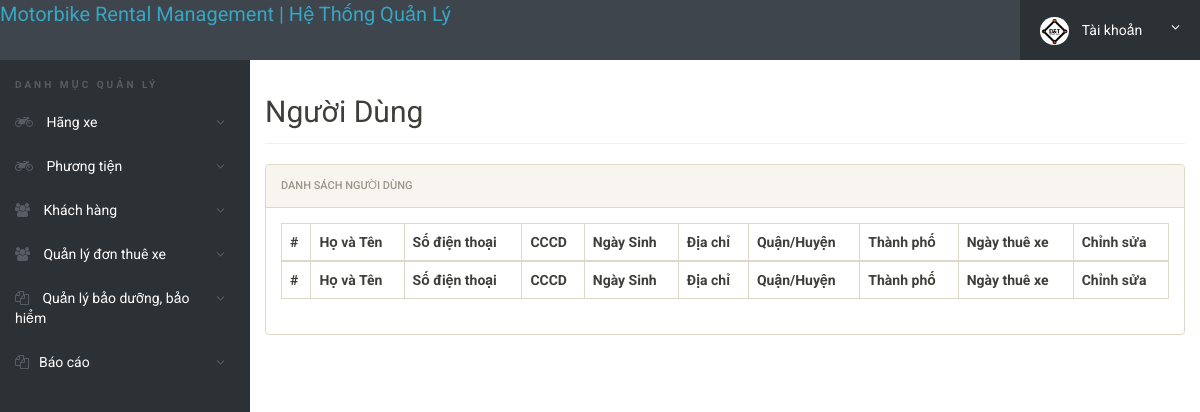
Page /admin/login/reg-users.php (signed in) on the earlier database version.
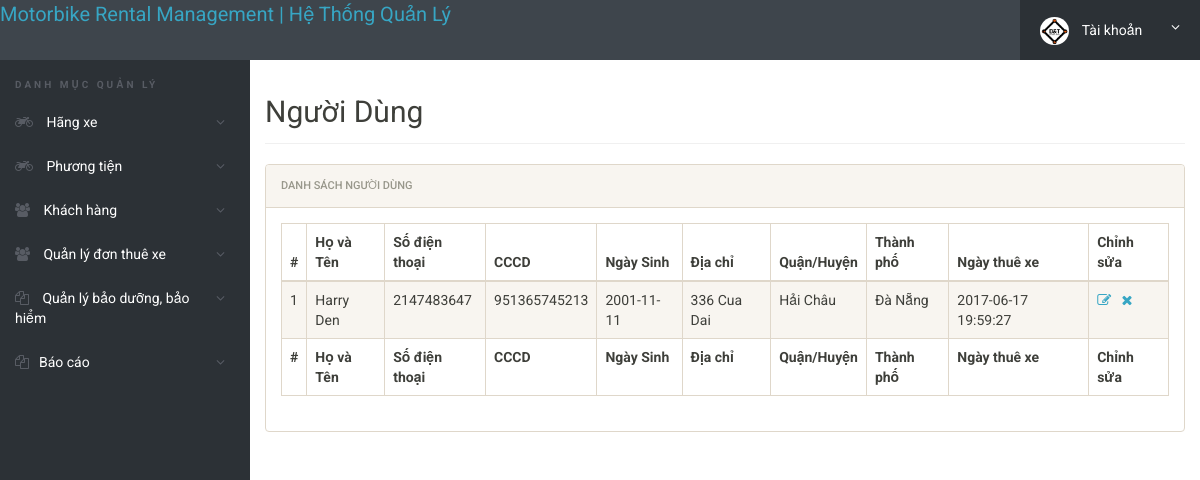
Same page on the later database version.
### tables this page shows
CREATE TABLE IF NOT EXISTS `KhachHang` (
  `id` int(11) NOT NULL primary key,
  `HoVaTen` varchar(120) DEFAULT NULL,
  `Email` varchar(100) DEFAULT NULL,
  `CCCD` varchar(20) DEFAULT NULL,
  `SoDienThoai` char(11) DEFAULT NULL,
  `NgaySinh` varchar(100) DEFAULT NULL,
  `DiaChi` varchar(255) DEFAULT NULL,
  `Quan` varchar(100) DEFAULT NULL,
  `ThanhPho` varchar(100) DEFAULT NULL,
  `RegDate` timestamp NULL DEFAULT CURRENT_TIMESTAMP,
  `UpdationDate` timestamp NULL DEFAULT NULL ON UPDATE CURRENT_TIMESTAMP
);

### admin/login/reg-users.php (the view, shortened to what this page needs)
<?php
include('includes/config.php');
if(strlen($_SESSION['alogin'])==0)
	{
header('location:index.php');
}
else{
 ?>
<!doctype html>
<html lang="en" class="no-js">
<head>
	<link rel="stylesheet" href="css/font-awesome.min.css">
	<link rel="stylesheet" href="css/bootstrap.min.css">
	<link rel="stylesheet" href="css/dataTables.bootstrap.min.css">
	<link rel="stylesheet" href="css/bootstrap-social.css">
	<link rel="stylesheet" href="css/bootstrap-select.css">
	<link rel="stylesheet" href="css/fileinput.min.css">
	<link rel="stylesheet" href="css/awesome-bootstrap-checkbox.css">
	<link rel="stylesheet" href="css/style.css">
</head>
<body>
	<?php include('includes/header.php');?>
	<div class="ts-main-content">
		<?php include('includes/leftbar.php');?>
		<div class="content-wrapper">
			<div class="container-fluid">
				<div class="row">
					<div class="col-md-12">
						<h2 class="page-title">Người Dùng</h2>
						<div class="panel panel-default">
							<div class="panel-heading">Danh Sách Người dùng</div>
							<div class="panel-body">
								<table id="zctb" class="display table table-striped table-bordered table-hover" cellspacing="0" width="100%">
									<thead>
										<tr>
										<th>#</th>
												<th> Họ và Tên</th>
											<th>Số điện thoại</th>
											<th>CCCD</th>
										<th>Ngày Sinh</th>
										<th>Địa chỉ</th>
										<th>Quận/Huyện</th>
										<th>Thành phố</th>
										<th>Ngày thuê xe</th>
										<th>Chỉnh sửa</th>
										</tr>
									</thead>
									<tfoot>
										<tr>
										<th>#</th>
											<th> Họ và Tên</th>
											<th>Số điện thoại</th>
											<th>CCCD</th>
										<th>Ngày Sinh</th>
										<th>Địa chỉ</th>
										<th>Quận/Huyện</th>
										<th>Thành phố</th>
										<th>Ngày thuê xe</th>
										<th>Chỉnh sửa</th>
										</tr>
									</tfoot>
									<tbody>
									<?php $sql = "SELECT * from  khachhang ";
$query = $dbh -> prepare($sql);
$query->execute();
$results=$query->fetchAll(PDO::FETCH_OBJ);
$cnt=1;
if($query->rowCount() > 0)
{
foreach($results as $result)
{				?>
										<tr>
											<td><?php echo htmlentities($cnt);?></td>
											<td><?php echo htmlentities($result->HoVaTen);?></td>
											<td><?php echo htmlentities($result->SoDienThoai);?></td>
											<td><?php echo htmlentities($result->CCCD);?></td>
											<td><?php echo htmlentities($result->NgaySinh);?></td>
											<td><?php echo htmlentities($result->DiaChi);?></td>
											<td><?php echo htmlentities($result->Quan);?></td>
											<td><?php echo htmlentities($result->ThanhPho);?></td>
											<td><?php echo htmlentities($result->RegDate);?></td>
		<td><a href="edit-users.php?id=<?php echo $result->id;?>"><i class="fa fa-edit"></i></a>&nbsp;&nbsp;
<a href="reg-users.php?del=<?php echo $result->id;?>" onclick="return confirm('Bạn có muốn xóa thông tin khách hàng');"><i class="fa fa-close"></i></a></td>
										</tr>
										<?php $cnt=$cnt+1; }} ?>
									</tbody>
								</table>
							</div>
						</div>
					</div>
				</div>
			</div>
		</div>
	</div>
</body>
</html>
<?php } ?>

Differences in the rows shown:
added khachhang: HoVaTen "Harry Den", SoDienThoai "2147483647", CCCD "951365745213", NgaySinh "2001-11-11", DiaChi "336 Cua Dai", Quan "Hải Châu", ThanhPho "Đà Nẵng", RegDate "2017-06-17 19:59:27"
